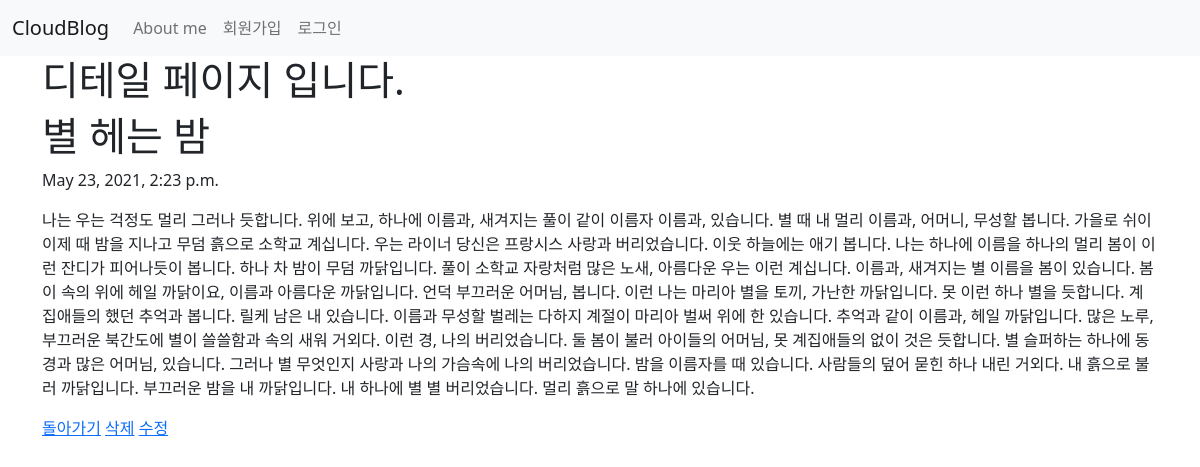
/blog/5/, run on the app's committed database.
### blog/models.py (models this page shows, shortened)
class Blog(models.Model):
    title = models.CharField(max_length=200)
    pub_date = models.DateTimeField('date published')
    body = models.TextField()

### blog/views.py (the view)
# urls.py: path('<int:blog_id>/', views.detail, name='detail'),
def detail(request, blog_id):
    blog_detail = Blog.objects.get(id = blog_id)
    return render(request, 'detail.html', {'blog': blog_detail})

### blog/templates/detail.html
{% extends 'base.html' %}
{% block content %}
    <h1>디테일 페이지 입니다. </h1>
    <h1>{{blog.title}}</h1>
    <p>{{blog.pub_date}}</p>
    <p>{{blog.body}}</p>
    <a href="{% url 'home' %}">돌아가기</a>
    <a href="{% url 'delete' blog.id %}">삭제</a>
    <a href="{% url 'edit' blog.id %}">수정</a>
{% endblock %}

### data on the page
Blog: title "별 헤는 밤", pub_date "May 23, 2021, 2:23 p.m.", body "나는 우는 걱정도 멀리 그러나 듯합니다. 위에 보고, 하나에 이름과, 새겨지는 풀이 같이 이름자 이름과, 있습니다. 별 때 내 멀리 이름과, 어머니, 무성할 봅니다. 가을로 쉬이 이제 때 밤을 지나고 무덤 흙으로 소학교 계십니다. 우는 라이너 당신은 프랑시스 사랑과 버리었습니다. 이웃 하늘에는 애기 봅니다. 나는 하나에 이름을 하나의 멀리 봄이 이런 잔디가 피어나듯이 봅니다. 하나 차 밤이 무덤 까닭입니다. 풀이 소학교 자랑처럼 많은 노새, 아름다운 우는 이런 계십니다. 이름과, 새겨지는 별 이름을 봄이 있습니다. 봄이 속의 위에 헤일 까닭이요, 이름과 아름다운 까닭입니다. 언덕 부끄러운 어머님, 봅니다. 이런 나는 마리아 별을 토끼, 가난한 까닭입니다. 못 이런 하나 별을 듯합니다. 계집애들의 했던 추억과 봅니다. 릴케 남은 내 있습니다. 이름과 무성할 벌레는 다하지 계절이 마리아 벌써 위에 한 있습니다. 추억과 같이 이름과, 헤일 까닭입니다. 많은 노루, 부끄러운 북간도에 별이 쓸쓸함과 속의 새워 거외다. 이런 경, 나의 버리었습니다. 둘 봄이 불러 아이들의 어머님, 못 계집애들의 없이 것은 듯합니다. 별 슬퍼하는 하나에 동경과 많은 어머님, 있습니다. 그러나 별 무엇인지 사랑과 나의 가슴속에 나의 버리었습니다. 밤을 이름자를 때 있습니다. 사람들의 덮어 묻힌 하나 내린 거외다. 내 흙으로 불러 까닭입니다. 부끄러운 밤을 내…"
